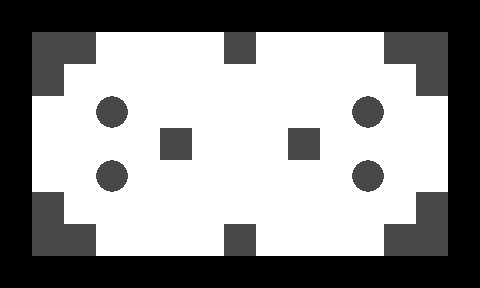

Rendered tile map (Tiled .tmx) drawn with the repository's tilesets; below, a short description and the full map source, tile grids included:
An orthogonal 15x9 tile map with 32x32 px tiles, 2 tile layers (1, 2).

<map version="1.0" orientation="orthogonal" width="15" height="9" tilewidth="32" tileheight="32">
 <tileset firstgid="1" name="n_tiles1" tilewidth="32" tileheight="32">
  <image source="../../images/map/common/n_tiles1.png" width="128" height="64" />
 </tileset>
 <layer name="1" width="15" height="9">
  <data encoding="csv">
1,1,1,1,1,1,1,1,1,1,1,1,1,1,1,
1,1,1,1,1,1,1,1,1,1,1,1,1,1,1,
1,1,1,1,1,1,1,1,1,1,1,1,1,1,1,
1,1,1,1,1,1,1,1,1,1,1,1,1,1,1,
1,1,1,1,1,1,1,1,1,1,1,1,1,1,1,
1,1,1,1,1,1,1,1,1,1,1,1,1,1,1,
1,1,1,1,1,1,1,1,1,1,1,1,1,1,1,
1,1,1,1,1,1,1,1,1,1,1,1,1,1,1,
1,1,1,1,1,1,1,1,1,1,1,1,1,1,1
</data>
 </layer>
 <layer name="2" width="15" height="9">
  <data encoding="csv">
2,2,2,2,2,2,2,2,2,2,2,2,2,2,2,
2,4,4,0,0,0,0,4,0,0,0,0,4,4,2,
2,4,0,0,0,0,0,0,0,0,0,0,0,4,2,
2,0,0,3,0,0,0,0,0,0,0,3,0,0,2,
2,0,0,0,0,4,0,0,0,4,0,0,0,0,2,
2,0,0,3,0,0,0,0,0,0,0,3,0,0,2,
2,4,0,0,0,0,0,0,0,0,0,0,0,4,2,
2,4,4,0,0,0,0,4,0,0,0,0,4,4,2,
2,2,2,2,2,2,2,2,2,2,2,2,2,2,2
</data>
 </layer>
</map>
